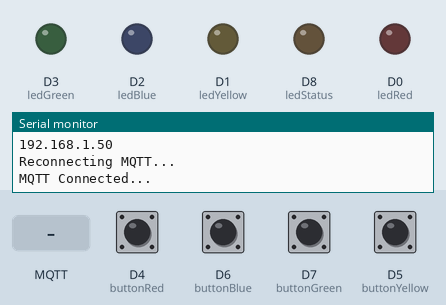
The sketch below on a simulated ESP8266 (NodeMCU). On the bench: output pins drawn as LEDs (lit = HIGH), the last lines printed to the serial monitor. Dashed ring = blinking. The inputs (shaded band) are chosen by the test bench; at power-on: D4 (buttonRed), D5 (buttonYellow), D6 (buttonBlue), D7 (buttonGreen) HIGH. WiFi joins after 1.5 s; servers stay silent unless stated; no MQTT or app messages arrive unless stated.

Above: at 2.7 s.
2.8 s: MQTT message "solved" arrives on the first subscribed topic
At 3.25 s:
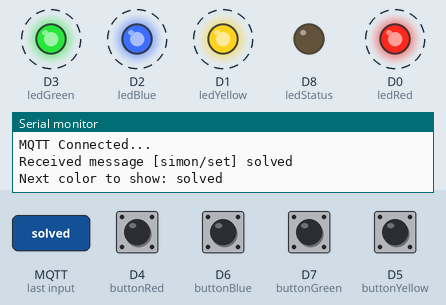
5.8 s: D4 (buttonRed) pulled LOW for 0.15 s
At 6.8 s:
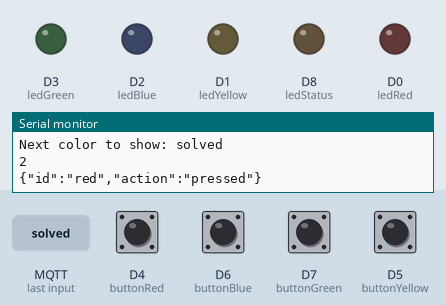
7.5 s: D6 (buttonBlue) pulled LOW for 0.15 s
At 7.62 s:
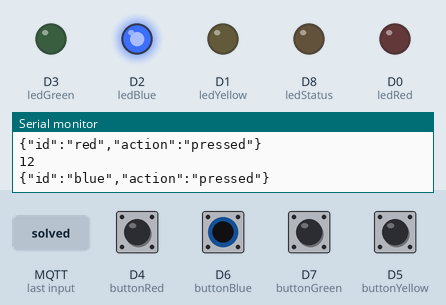
9.2 s: D7 (buttonGreen) pulled LOW for 0.15 s
At 9.32 s:
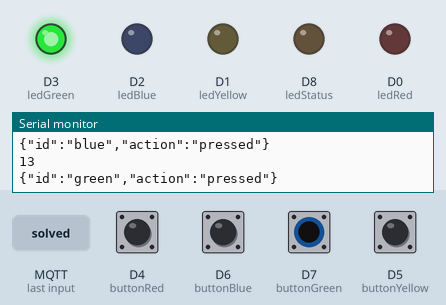
10.9 s: D5 (buttonYellow) pulled LOW for 0.15 s
At 11.02 s:
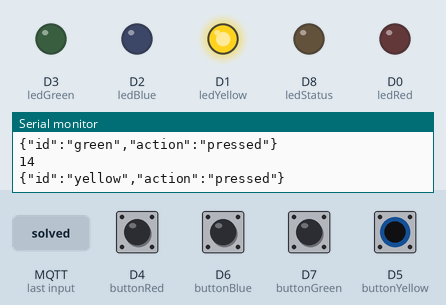
12.6 s: MQTT message "green" arrives on the first subscribed topic
At 14.7 s:
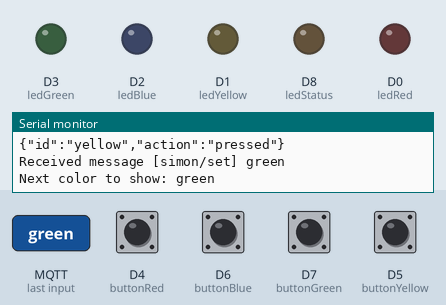
Timing chart, 0 to 15.6 s (numbered marks = the images above; inputs shaded):
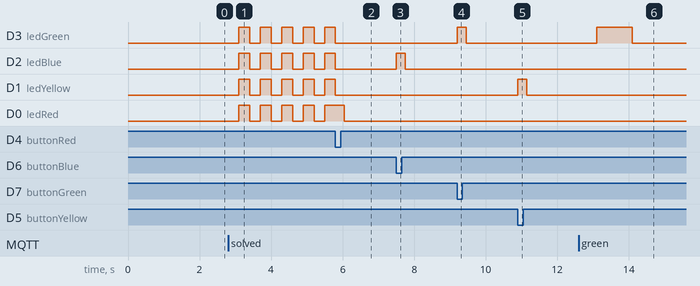

Measured:
- after the input at 2.8 s, D3 (ledGreen), D2 (ledBlue), D1 (ledYellow), D0 (ledRed): alternates HIGH for 0.30 s and LOW for 0.30 s, starting after 0.30 s
- after the input at 5.8 s, D0 (ledRed): HIGH → LOW after 0.25 s instead of 0.00 s
- after the input at 7.5 s, D2 (ledBlue): LOW → HIGH at once, → LOW 0.25 s later
- after the input at 9.2 s, D3 (ledGreen): LOW → HIGH at once, → LOW 0.25 s later
- after the input at 10.9 s, D1 (ledYellow): LOW → HIGH at once, → LOW 0.25 s later
- after the input at 12.6 s, D3 (ledGreen): LOW → HIGH after 0.50 s, → LOW 1.0 s later

The sketch:

simon_button.ino
```cpp
// Dieses Skript sendet den State eines Buttons mit dauer wie lange dieser gedrückt wurde.
// Zusätzlich gibt es eine LED die ebenfalls über MQTT gesteuert werden kann

#include <ESP8266WiFi.h>
#include <PubSubClient.h>
#include <string.h>
#include <ArduinoJson.h>

const char* SSID = "intia";
const char* PSK = "BuntesLicht10";
const char* MQTT_BROKER = "intia.local";
const char* TOPIC = "simon"; // Toppic an das gesendet wird

const char* TOPIC_SUB = "simon/set"; // Topic das Oboniert wird
//Wird an dieses Topic "on" gesendet so geht die LED an. "off" zum aus schalten.

WiFiClient espClient;
PubSubClient client(espClient);

const int capacity = JSON_OBJECT_SIZE(50);
StaticJsonDocument<capacity> doc;


const int ledStatus =  D8;      // LED-Pin

const int ledRed =  D0;      // LED-Pin
const int ledYellow =  D1;   // LED-Pin
const int ledBlue =  D2;     // LED-Pin
const int ledGreen =  D3;    // LED-Pin

const int buttonRed = D4;     // Button-Pinconst
int buttonYellow = D5;     // Button-Pin
const int buttonBlue = D6;     // Button-Pin
const int buttonGreen = D7;     // Button-Pin

int buttonStateR = 1;        // Status des Buttons
int buttonStateY = 1;
int buttonStateB = 1;
int buttonStateG = 1;

// Variabeln um die Zeit zu berechnen
unsigned long startTime;
unsigned long pressTime;

void setup() {
  pinMode(ledStatus, OUTPUT);
  pinMode(ledRed, OUTPUT);
  pinMode(buttonRed, INPUT_PULLUP);
  pinMode(ledYellow, OUTPUT);
  pinMode(buttonYellow, INPUT_PULLUP);
  pinMode(ledBlue, OUTPUT);
  pinMode(buttonBlue, INPUT_PULLUP);
  pinMode(ledGreen, OUTPUT);
  pinMode(buttonGreen, INPUT_PULLUP);
  Serial.begin(115200);

  setup_wifi();
  client.setServer(MQTT_BROKER, 1883);
  client.setCallback(callback);
}

// Diese Funktion Empfängt Topics und printet diese in an Serial. Zusätzlich schaltet diese die LED.
// ToDO: LED Status kann noch nicht gezielt abgerufen werden.
void callback(char* topic, byte* payload, unsigned int length) {
  Serial.print("Received message [");
  Serial.print(topic);
  Serial.print("] ");
  char msg[length + 1];
  for (int i = 0; i < length; i++) {
    Serial.print((char)payload[i]);
    msg[i] = (char)payload[i];
  }
  String msg_payload = msg;
  Serial.println();

  resetLeds();

  msg[length] = '\0';
  char *token=strtok(msg," ");
   while( token != 0 ) {
      printf( "Next color to show: %s\n", token );
      if(strcmp(token, "green") == 0) {
        showColor(ledGreen);
      }else if (strcmp(token, "blue") == 0) {
          showColor(ledBlue);
      }else if (strcmp(token, "yellow") == 0) {
          showColor(ledYellow);
      }else if (strcmp(token, "red") == 0) {
          showColor(ledRed);
      }else if (strcmp(token, "solved") == 0) {
          solved();
      }
      token = strtok(0, " ");
   }
  /*
  if (strcmp(msg, "on") == 0) {
    digitalWrite(ledStatus, HIGH);
  }
  else if (strcmp(msg, "off") == 0) {
    digitalWrite(ledStatus, LOW);
  }
  else if (strcmp(msg, "onRed") == 0) {
    digitalWrite(ledRed, HIGH);
  }
  else if (strcmp(msg, "offRed") == 0) {
    digitalWrite(ledRed, LOW);
  }
  else if (strcmp(msg, "onYellow") == 0) {
    digitalWrite(ledYellow, HIGH);
  }
  else if (strcmp(msg, "offYellow") == 0) {
    digitalWrite(ledYellow, LOW);
  }
  else if (strcmp(msg, "onBlue") == 0) {
    digitalWrite(ledBlue, HIGH);
  }
  else if (strcmp(msg, "offBlue") == 0) {
    digitalWrite(ledBlue, LOW);
  }
  else if (strcmp(msg, "onGreen") == 0) {
    digitalWrite(ledGreen, HIGH);
  }
  else if (strcmp(msg, "offGreen") == 0) {
    digitalWrite(ledGreen, LOW);
  }
  */
}
void resetLeds(){
  //Alle leds ausschalten uns kurz warten
  digitalWrite(ledGreen, LOW);
  digitalWrite(ledBlue, LOW);
  digitalWrite(ledYellow, LOW);
  digitalWrite(ledRed, LOW);
}
void showColor(int buttonColor){
  delay(500);
  digitalWrite(buttonColor, HIGH);
  delay(1000);
  digitalWrite(buttonColor, LOW);
}
void solved(){
  for(int i = 0; i < 5; i++) {
     delay(300);
     digitalWrite(ledGreen, HIGH);
     digitalWrite(ledBlue, HIGH);
     digitalWrite(ledYellow, HIGH);
     digitalWrite(ledRed, HIGH);
     delay(300);
      digitalWrite(ledGreen, LOW);
     digitalWrite(ledBlue, LOW);
     digitalWrite(ledYellow, LOW);
     digitalWrite(ledRed, LOW);
  }
}


void setup_wifi() {
  delay(10);
  Serial.println();
  Serial.print("Connecting to ");
  Serial.println(SSID);
  WiFi.hostname("Simon-Says");
  WiFi.begin(SSID, PSK);

  while (WiFi.status() != WL_CONNECTED) {
    delay(500);
    Serial.print(".");
  }

  Serial.println("");
  Serial.println("WiFi connected");
  Serial.println("IP address: ");
  Serial.println(WiFi.localIP());
}

void reconnect() {
  while (!client.connected()) {
    Serial.println("Reconnecting MQTT...");
    if (!client.connect("simon_button")) {
      Serial.print("failed, rc=");
      Serial.print(client.state());
      Serial.println(" retrying in 5 seconds");
      delay(5000);
    }
  }
  client.subscribe(TOPIC_SUB);
  Serial.println("MQTT Connected...");
}

void button() {

  if (buttonStateR != digitalRead(buttonRed) || buttonStateY != digitalRead(buttonYellow) || buttonStateB != digitalRead(buttonBlue) || buttonStateG != digitalRead(buttonGreen)) {
    //Butten ist nicht gedrückt. Die Zeit wird berechnet
    if (digitalRead(buttonRed) != HIGH) {

      buttonStateR = digitalRead(buttonRed);
      doc["id"] = "red";
      doc["action"] = "pressed";

      buttonStateR = LOW;
      Serial.println(buttonRed);
      digitalWrite(ledRed, HIGH);

      char message[256];
      serializeJson(doc, message);
      Serial.println(message);
      client.publish(TOPIC, message);

      delay(100); // Verzögerung um den Button zu entprellen
    } else if (digitalRead(buttonYellow) != HIGH) {

      buttonStateY = digitalRead(buttonYellow);
      doc["id"] = "yellow";
      doc["action"] = "pressed";

      buttonStateY = LOW;
      Serial.println(buttonYellow);
      digitalWrite(ledYellow, HIGH);

      char message[256];
      serializeJson(doc, message);
      Serial.println(message);
      client.publish(TOPIC, message);

      delay(100); // Verzögerung um den Button zu entprellen

    } else if (digitalRead(buttonBlue) != HIGH) {

      buttonStateB = digitalRead(buttonBlue);
      doc["id"] = "blue";
      doc["action"] = "pressed";

      buttonStateB = LOW;
      Serial.println(buttonBlue);
      digitalWrite(ledBlue, HIGH);

      char message[256];
      serializeJson(doc, message);
      Serial.println(message);
      client.publish(TOPIC, message);
      delay(100); // Verzögerung um den Button zu entprellen

    } else if (digitalRead(buttonGreen) != HIGH) {

      buttonStateG = digitalRead(buttonGreen);
      doc["id"] = "green";
      doc["action"] = "pressed";

      buttonStateG = LOW;
      Serial.println(buttonGreen);
      digitalWrite(ledGreen, HIGH);

      char message[256];
      serializeJson(doc, message);
      Serial.println(message);
      client.publish(TOPIC, message);

      delay(100); // Verzögerung um den Button zu entprellen
    } else {
      buttonStateR = HIGH;
      buttonStateY = HIGH;
      buttonStateB = HIGH;
      buttonStateG = HIGH;

      // Elemente werden an ein Json übergeben das später gesendet wird
      /*
      doc["id"] = "off";
      doc["action"] = "release";
      // Nachricht wird gepackt und an MQTT gesendet.
      char message[256];
      serializeJson(doc, message);
      Serial.println(message);

      client.publish(TOPIC, message);
      */
      delay(100); // Verzögerung um den Button zu entprellen
      digitalWrite(ledRed, LOW);
      digitalWrite(ledYellow, LOW);
      digitalWrite(ledBlue, LOW);
      digitalWrite(ledGreen, LOW);

    }
  }
}

// ToDO: Die Buttonsteuerung in eine eigene Funktion packen.
void loop() {
  if (!client.connected()) {
    delay(500);
    reconnect();
  }
  client.loop();
  // Überprüfung ob der Zustand des Buttons sich geändert hat
  button();
}
```
